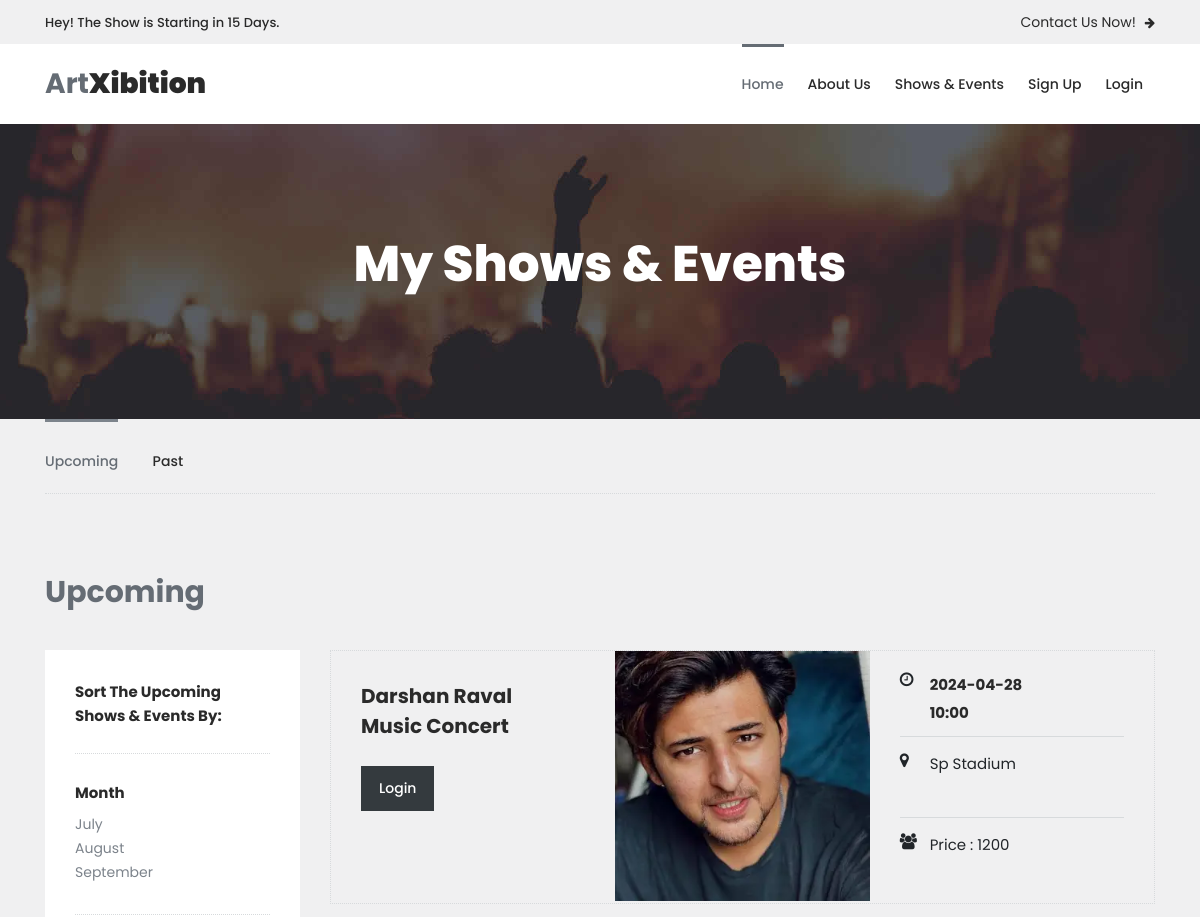
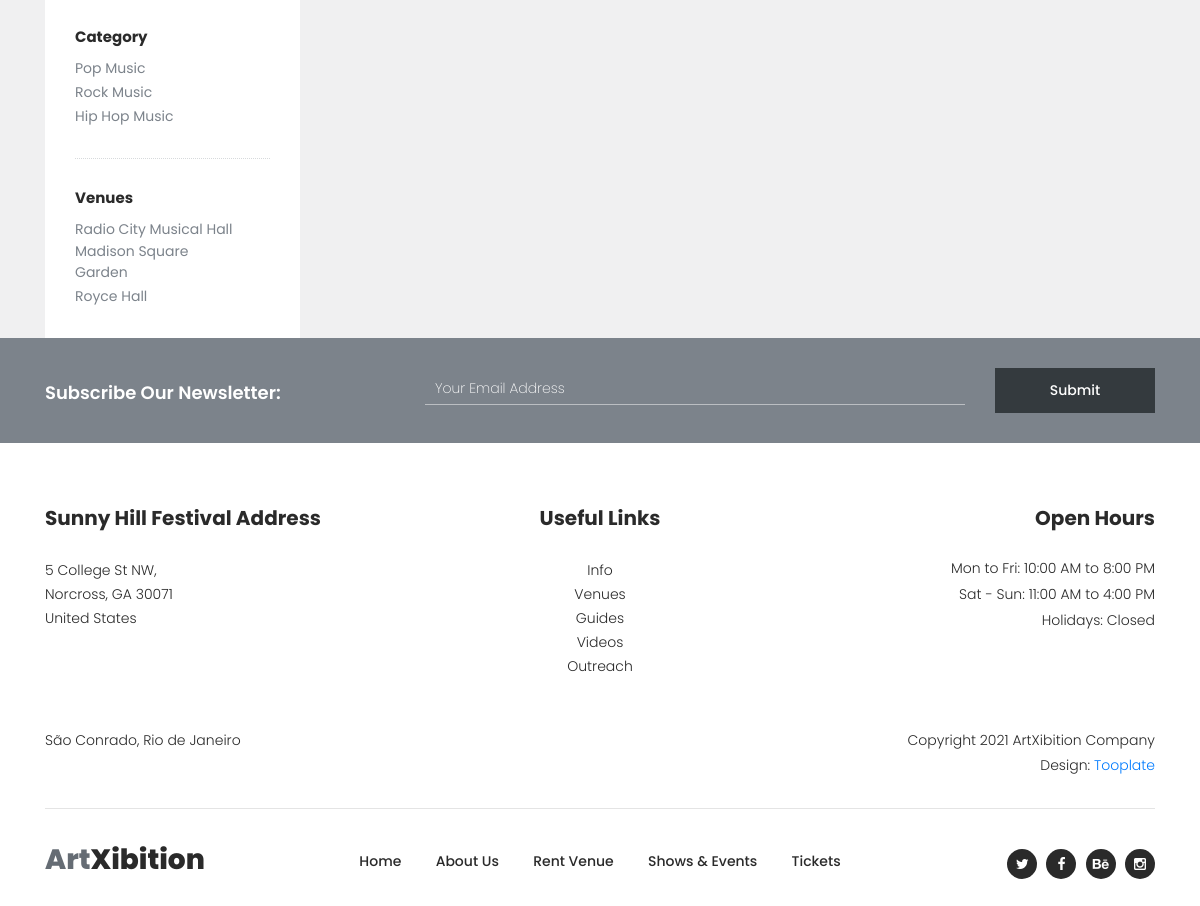
/event-details/3/, run on the app's committed database (2 pictures, top to bottom).
### myapp/models.py (models this page shows, shortened)
class Event(models.Model):
	manager=models.ForeignKey(User,on_delete=models.CASCADE)
	event_name=models.CharField(max_length=100)
	event_date=models.CharField(max_length=100)
	event_time=models.CharField(max_length=100)
	event_venue=models.TextField()
	event_picture=models.ImageField(upload_to="event_picture/")
	event_price=models.PositiveIntegerField()

### myapp/views.py (the view)
# urls.py: path('event-details/<int:pk>/',views.event_details,name='event-details'),
def event_details(request,pk):
	event=Event.objects.get(pk=pk)
	return render(request,'event-details.html',{'event':event})

### myapp/templates/event-details.html (shortened to what this page needs)
{% extends 'header.html' %}
{% load static%}
{% block content %}
<!DOCTYPE html>
<html lang="en">
  <head>
   </head>
    <body>
    <div class="page-heading-shows-events">
        <div class="container">
            <div class="row">
                <div class="col-lg-12">
                    <h2>My Shows & Events</h2>
                </div>
            </div>
        </div>
    </div>
    <div class="shows-events-tabs">
        <div class="container">
            <div class="row">
                <div class="col-lg-12">
                    <div class="row" id="tabs">
                        <div class="col-lg-12">
                            <div class="heading-tabs">
                                <div class="row">
                                    <div class="col-lg-8">
                                        <ul>
                                          <li><a href='#tabs-1'>Upcoming</a></li>
                                          <li><a href='#tabs-2'>Past</a></a></li>
                                        </ul>
                                    </div>
                                </div>
                            </div>
                        </div>
                        <div class="col-lg-12">
                            <section class='tabs-content'>
                                <article id='tabs-1'>
                                    <div class="row">
                                        <div class="col-lg-12">
                                            <div class="heading"><h2>Upcoming</h2></div>
                                        </div>
                                        <div class="col-lg-3">
                                            <div class="sidebar">
                                                <div class="row">
                                                    <div class="col-lg-12">
                                                        <div class="heading-sidebar">
                                                            <h4>Sort The Upcoming Shows & Events By:</h4>
                                                        </div>
                                                    </div>
                                                    <div class="col-lg-12">
                                                        <div class="month">
                                                            <h6>Month</h6>
                                                            <ul>
                                                                <li><a href="#">July</a></li>
                                                                <li><a href="#">August</a></li>
                                                                <li><a href="#">September</a></li>
                                                            </ul>
                                                        </div>
                                                    </div>
                                                    <div class="col-lg-12">
                                                        <div class="category">
                                                            <h6>Category</h6>
                                                            <ul>
                                                                <li><a href="#">Pop Music</a></li>
                                                                <li><a href="#">Rock Music</a></li>
                                                                <li><a href="#">Hip Hop Music</a></li>
                                                            </ul>
                                                        </div>
                                                    </div>
                                                    <div class="col-lg-12">
                                                        <div class="venues">
                                                            <h6>Venues</h6>
                                                            <ul>
                                                                <li><a href="#">Radio City Musical Hall</a></li>
                                                                <li><a href="#">Madison Square Garden</a></li>
                                                                <li><a href="#">Royce Hall</a></li>
                                                            </ul>
                                                        </div>
                                                    </div>
                                                </div>
                                            </div>
                                        </div>
                                        <div class="col-lg-9">
                                            <div class="row">
                                                <div class="col-lg-12">
                                                    <div class="event-item">
                                                        <div class="row">
                                                            <div class="col-lg-4">
                                                                <div class="left-content">
                                                                    <h4>{{event.event_name}}</h4>
                                                                    <div class="main-dark-button">
                                                                        {% if request.session.email %}
                                                                    <a href="{%url  'book-event'  pk=event.pk %}">Book Event
                                                                    </a>
                                                                    {% else %}
                                                                    <a href="{% url 'login' %}">Login
                                                                    </a>
                                                                    {% endif %}
                                                                    </div>
                                                                </div>
                                                            </div>
                                                            <div class="col-lg-4">
                                                                <div class="thumb">
                                                                    <img src="{{event.event_picture.url}}" alt=""
                                                                    style="height: 250px;width: 300px;">
                                                                </div>
                                                            </div>
                                                            <div class="col-lg-4">
                                                                <div class="right-content">
                                                                    <ul>
                                                                        <li>
                                                                            <i class="fa fa-clock-o"></i>
                                                                            <h6>{{event.event_date}}<br>{{event.event_time}}</h6>
                                                                        </li>
                                                                        <li>
                                                                            <i class="fa fa-map-marker"></i>
                                                                            <span>{{event.event_venue}}</span>
                                                                        </li>
                                                                        <li>
                                                                            <i class="fa fa-users"></i>
                                                                            <span>Price : {{event.event_price}}</span>
                                                                        </li>
                                                                    </ul>
                                                                </div>
                                                            </div>
                                                        </div>
                                                    </div>
                                                </div>
                                            </div>
                                        </div>
                                    </div>
                                </article>
                            </section>
                        </div>
                    </div>
                </div>
            </div>
        </div>
    </div>
    <div class="subscribe">
        <div class="container">
            <div class="row">
                <div class="col-lg-4">
                    <h4>Subscribe Our Newsletter:</h4>
                </div>
                <div class="col-lg-8">
                    <form id="subscribe" action="" method="get">
                        <div class="row">
                          <div class="col-lg-9">
                            <fieldset>
                              <input name="email" type="text" id="email" pattern="[^ @]*@[^ @]*" placeholder="Your Email Address" required="">
                            </fieldset>
                          </div>
                          <div class="col-lg-3">
                            <fieldset>
                              <button type="submit" id="form-submit" class="main-dark-button">Submit</button>
                            </fieldset>
                          </div>
                        </div>
                    </form>
                </div>
            </div>
        </div>
    </div>
  </body>
</html>
{% endblock %}

### data on the page
Event: event_name "Darshan Raval Music Concert", event_picture (picture), event_date "2024-04-28", event_time "10:00", event_venue "Sp Stadium", event_price "1200"
